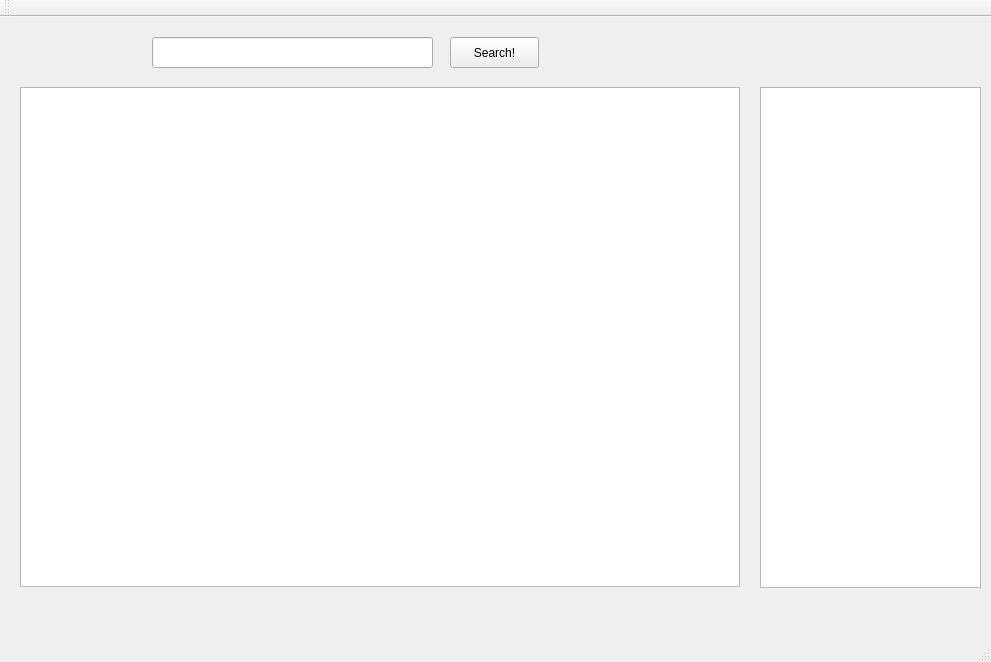
<?xml version="1.0" encoding="UTF-8"?>
<ui version="4.0">
 <class>MainWindow</class>
 <widget class="QMainWindow" name="MainWindow">
  <property name="geometry">
   <rect>
    <x>0</x>
    <y>0</y>
    <width>991</width>
    <height>662</height>
   </rect>
  </property>
  <property name="sizePolicy">
   <sizepolicy hsizetype="MinimumExpanding" vsizetype="Preferred">
    <horstretch>0</horstretch>
    <verstretch>0</verstretch>
   </sizepolicy>
  </property>
  <property name="windowTitle">
   <string>MainWindow</string>
  </property>
  <widget class="QWidget" name="centralWidget">
   <widget class="QGraphicsView" name="graphicsView">
    <property name="geometry">
     <rect>
      <x>20</x>
      <y>70</y>
      <width>720</width>
      <height>500</height>
     </rect>
    </property>
    <property name="minimumSize">
     <size>
      <width>720</width>
      <height>500</height>
     </size>
    </property>
   </widget>
   <widget class="QPushButton" name="pushButton">
    <property name="geometry">
     <rect>
      <x>450</x>
      <y>20</y>
      <width>89</width>
      <height>31</height>
     </rect>
    </property>
    <property name="text">
     <string>Search!</string>
    </property>
   </widget>
   <widget class="QLineEdit" name="lineEdit">
    <property name="geometry">
     <rect>
      <x>152</x>
      <y>20</y>
      <width>281</width>
      <height>31</height>
     </rect>
    </property>
   </widget>
   <widget class="QWidget" name="verticalLayoutWidget">
    <property name="geometry">
     <rect>
      <x>9</x>
      <y>10</y>
      <width>691</width>
      <height>51</height>
     </rect>
    </property>
    <layout class="QVBoxLayout" name="verticalLayout">
     <property name="sizeConstraint">
      <enum>QLayout::SetMinimumSize</enum>
     </property>
    </layout>
   </widget>
   <widget class="QListWidget" name="listWidget">
    <property name="geometry">
     <rect>
      <x>760</x>
      <y>70</y>
      <width>221</width>
      <height>501</height>
     </rect>
    </property>
   </widget>
  </widget>
  <widget class="QMenuBar" name="menuBar">
   <property name="geometry">
    <rect>
     <x>0</x>
     <y>0</y>
     <width>991</width>
     <height>22</height>
    </rect>
   </property>
  </widget>
  <widget class="QToolBar" name="mainToolBar">
   <attribute name="toolBarArea">
    <enum>TopToolBarArea</enum>
   </attribute>
   <attribute name="toolBarBreak">
    <bool>false</bool>
   </attribute>
  </widget>
  <widget class="QStatusBar" name="statusBar"/>
 </widget>
 <layoutdefault spacing="6" margin="11"/>
 <resources/>
 <connections/>
</ui>
